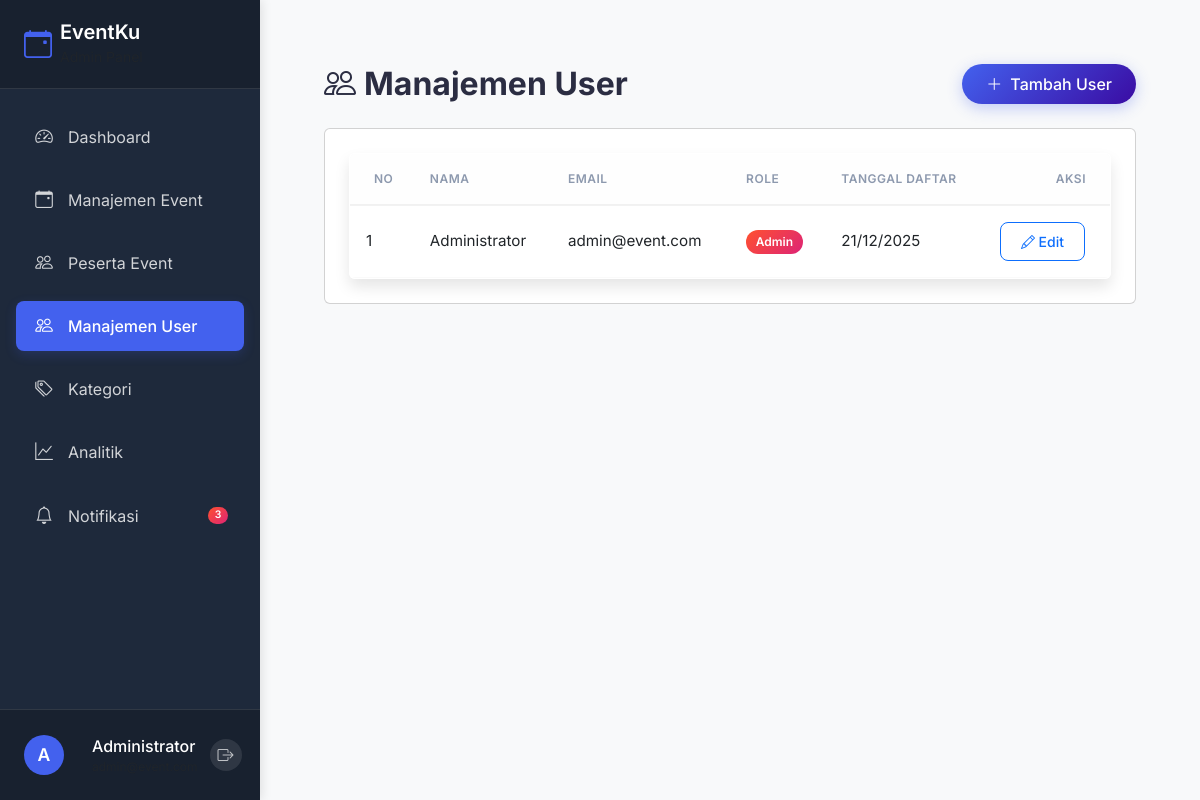
The page /admin/users.php (signed in) on the database its author committed.
### tables this page shows
CREATE TABLE IF NOT EXISTS users (
    id INT AUTO_INCREMENT PRIMARY KEY,
    nama VARCHAR(255) NOT NULL,
    email VARCHAR(255) NOT NULL UNIQUE,
    password VARCHAR(255) NOT NULL,
    avatar VARCHAR(255) NULL,
    role ENUM('admin', 'user') DEFAULT 'user',
    created_at DATETIME DEFAULT CURRENT_TIMESTAMP,
    email_notifications BOOLEAN DEFAULT 1,
    reminder_notifications BOOLEAN DEFAULT 1,
    update_notifications BOOLEAN DEFAULT 1,
    google_access_token TEXT NULL,
    google_refresh_token TEXT NULL,
    google_token_expires_in INT NULL,
    google_token_created INT NULL,
    INDEX idx_email (email),
    INDEX idx_role (role)
);

### config/database.php (called while the page is built, shortened)
<?php
class Database
{
    private $host;
    private $dbname;
    private $username;
    private $password;
    public function __construct()
    {
        $envFile = __DIR__ . '/../.env';
        $this->host = $_ENV['DB_HOST'] ?? 'localhost';
        $this->dbname = $_ENV['DB_NAME'] ?? 'event_management';
        $this->username = $_ENV['DB_USER'] ?? 'root';
        $this->password = $_ENV['DB_PASS'] ?? 'root';
    }
    public function getConnection()
    {
        $this->conn = null;
        try {
            $dsn = "mysql:host=" . $this->host . ";dbname=" . $this->dbname . ";charset=utf8mb4";
            $options = [
                PDO::ATTR_ERRMODE => PDO::ERRMODE_EXCEPTION,
                PDO::ATTR_DEFAULT_FETCH_MODE => PDO::FETCH_ASSOC,
                PDO::ATTR_EMULATE_PREPARES => false
            ];
            $this->conn = new PDO($dsn, $this->username, $this->password, $options);
        } catch (PDOException $e) {
            error_log("Connection Error: " . $e->getMessage());
            throw new Exception("Database connection failed");
        }
        return $this->conn;
    }
}

### modules/users/Auth.php (called while the page is built, shortened)
<?php
require_once __DIR__ . '/../../config/database.php';
require_once __DIR__ . '/../../config/session.php';
class Auth
{
    private $db;
    public function __construct()
    {
        $database = new Database();
        $this->db = $database->getConnection();
    }
    public function isLoggedIn()
    {
        return Session::has('logged_in') && Session::get('logged_in') === true;
    }
    public function isAdmin()
    {
        return $this->isLoggedIn() && Session::get('user_role') === 'admin';
    }
    public function getCurrentUser()
    {
        return [
            'id' => Session::get('user_id'),
            'nama' => Session::get('user_nama'),
            'email' => Session::get('user_email'),
            'role' => Session::get('user_role')
        ];
    }
    public function getAllUsers()
    {
        try {
            $stmt = $this->db->prepare("SELECT id, nama, email, role, created_at FROM users ORDER BY created_at DESC");
            $stmt->execute();
            return $stmt->fetchAll();
        } catch (PDOException $e) {
            error_log("Get All Users Error: " . $e->getMessage());
            return [];
        }
    }
}

### config/session.php (called while the page is built, shortened)
<?php
class Session
{
    public static function get($key, $default = null)
    {
        return $_SESSION[$key] ?? $default;
    }
    public static function has($key)
    {
        return isset($_SESSION[$key]);
    }
}

### public/admin/users.php (the view, shortened to what this page needs)
<?php
require_once __DIR__ . '/../../config/database.php';
require_once __DIR__ . '/../../config/session.php';
require_once __DIR__ . '/../../modules/users/Auth.php';
$auth = new Auth();
$auth->requireAdmin();
$users = $auth->getAllUsers();
?>
<!DOCTYPE html>
<html lang="id">
<head>
    <link href="https://cdn.jsdelivr.net/npm/bootstrap@5.3.0/dist/css/bootstrap.min.css" rel="stylesheet">
    <link rel="stylesheet" href="https://cdn.jsdelivr.net/npm/bootstrap-icons@1.11.0/font/bootstrap-icons.css">
    <link rel="stylesheet" href="../assets/css/admin-modern.css">
</head>
<body>
    <?php include '../includes/sidebar.php'; ?>
    <div class="main-content">
        <div class="container-fluid">
            <div class="d-flex justify-content-between align-items-center mb-4">
                <h2 class="fw-bold mb-0">
                    <i class="bi bi-people me-2"></i>Manajemen User
                </h2>
                <a href="user-create.php" class="btn btn-primary rounded-pill px-4">
                    <i class="bi bi-plus-lg me-2"></i>Tambah User
                </a>
            </div>
            <div class="card">
                <div class="card-body">
                    <?php if (empty($users)): ?>
                        <div class="alert alert-info">
                            Belum ada user yang terdaftar.
                        </div>
                    <?php else: ?>
                        <div class="glass-card table-responsive">
                            <table class="table table-hover">
                                <thead class="bg-light">
                                    <tr>
                                        <th class="ps-4">No</th>
                                        <th>Nama</th>
                                        <th>Email</th>
                                        <th>Role</th>
                                        <th>Tanggal Daftar</th>
                                        <th class="text-end pe-4">Aksi</th>
                                    </tr>
                                </thead>
                                <tbody>
                                    <?php foreach ($users as $index => $user): ?>
                                        <tr>
                                            <td><?= $index + 1 ?></td>
                                            <td><?= htmlspecialchars($user['nama']) ?></td>
                                            <td><?= htmlspecialchars($user['email']) ?></td>
                                            <td>
                                                <span
                                                    class="badge <?= $user['role'] === 'admin' ? 'bg-danger' : 'bg-primary' ?>">
                                                    <?= ucfirst($user['role']) ?>
                                                </span>
                                            </td>
                                            <td><?= date('d/m/Y', strtotime($user['created_at'])) ?></td>
                                            <td>
                                                <div class="btn-group" role="group">
                                                    <a href="user-edit.php?id=<?= $user['id'] ?>"
                                                        class="btn btn-sm btn-outline-primary">
                                                        <i class="bi bi-pencil"></i> Edit
                                                    </a>
                                                </div>
                                            </td>
                                        </tr>
                                    <?php endforeach; ?>
                                </tbody>
                            </table>
                        </div>
                    <?php endif; ?>
                </div>
            </div>
        </div>
    </div>
</body>
</html>

### public/includes/sidebar.php (shortened to what this page needs)
<?php
$currentUser = $auth->getCurrentUser();
$currentPage = basename($_SERVER['PHP_SELF']);
$isAdmin = $auth->isAdmin();
$isLoggedIn = $auth->isLoggedIn();
$basePath = strpos($_SERVER['PHP_SELF'], '/admin/') !== false ? '../' : '';
$userInitial = !empty($currentUser['nama']) ? strtoupper(substr($currentUser['nama'], 0, 1)) : 'U';
$userName = !empty($currentUser['nama']) ? htmlspecialchars($currentUser['nama']) : 'Pengguna';
$userEmail = !empty($currentUser['email']) ? htmlspecialchars($currentUser['email']) : '';
?>
<nav class="sidebar">
    <div class="sidebar-header">
        <div class="d-flex align-items-center">
            <i class="bi bi-calendar-event me-2 sidebar-logo"></i>
            <div>
                <h4 class="mb-0">EventKu</h4>
                <small class="text-muted"><?= $isAdmin ? 'Admin Panel' : 'User Dashboard' ?></small>
            </div>
        </div>
    </div>
    <div class="sidebar-menu">
        <ul class="nav flex-column">
            <?php if ($isAdmin): ?>
                <li class="nav-item">
                    <a href="<?= $basePath ?>admin/dashboard.php" class="nav-link <?= str_contains($currentPage, 'dashboard') ? 'active' : '' ?>" data-bs-toggle="tooltip" data-bs-placement="right" title="Dashboard">
                        <i class="bi bi-speedometer2"></i>
                        <span>Dashboard</span>
                    </a>
                </li>
                <li class="nav-item">
                    <a href="<?= $basePath ?>admin/events.php" class="nav-link <?= str_contains($currentPage, 'events') ? 'active' : '' ?>" data-bs-toggle="tooltip" data-bs-placement="right" title="Manajemen Event">
                        <i class="bi bi-calendar-event"></i>
                        <span>Manajemen Event</span>
                    </a>
                </li>
                <li class="nav-item">
                    <a href="<?= $basePath ?>admin/event-participants.php" class="nav-link <?= str_contains($currentPage, 'participants') ? 'active' : '' ?>" data-bs-toggle="tooltip" data-bs-placement="right" title="Peserta Event">
                        <i class="bi bi-people"></i>
                        <span>Peserta Event</span>
                    </a>
                </li>
                <li class="nav-item">
                    <a href="<?= $basePath ?>admin/users.php" class="nav-link <?= str_contains($currentPage, 'users') ? 'active' : '' ?>" data-bs-toggle="tooltip" data-bs-placement="right" title="Manajemen User">
                        <i class="bi bi-people"></i>
                        <span>Manajemen User</span>
                    </a>
                </li>
                <li class="nav-item">
                    <a href="<?= $basePath ?>admin/categories.php" class="nav-link <?= str_contains($currentPage, 'categor') ? 'active' : '' ?>" data-bs-toggle="tooltip" data-bs-placement="right" title="Manajemen Kategori">
                        <i class="bi bi-tags"></i>
                        <span>Kategori</span>
                    </a>
                </li>
                <li class="nav-item">
                    <a href="<?= $basePath ?>admin/analytics.php" class="nav-link <?= str_contains($currentPage, 'analytics') ? 'active' : '' ?>" data-bs-toggle="tooltip" data-bs-placement="right" title="Analitik & Laporan">
                        <i class="bi bi-graph-up"></i>
                        <span>Analitik</span>
                    </a>
                </li>
                <li class="nav-item">
                    <a href="<?= $basePath ?>admin/notifications.php" class="nav-link <?= str_contains($currentPage, 'notif') ? 'active' : '' ?>" data-bs-toggle="tooltip" data-bs-placement="right" title="Notifikasi">
                        <i class="bi bi-bell"></i>
                        <span>Notifikasi</span>
                        <span class="badge bg-danger rounded-pill ms-auto">3</span>
                    </a>
                </li>
            <?php endif; ?>
        </ul>
    </div>
    <div class="sidebar-footer">
        <?php if ($isLoggedIn): ?>
            <div class="user-info">
                <div class="d-flex align-items-center">
                    <div class="avatar me-3">
                        <?php if (!empty($currentUser['foto'])): ?>
                            <img src="<?= $basePath ?>uploads/avatars/<?= htmlspecialchars($currentUser['foto']) ?>"
                                 class="rounded-circle" width="40" height="40" alt="<?= $userName ?>">
                        <?php else: ?>
                            <div class="avatar-initial"><?= $userInitial ?></div>
                        <?php endif; ?>
                    </div>
                    <div class="user-details">
                        <div class="user-name"><?= $userName ?></div>
                        <small class="user-email text-muted"><?= $userEmail ?></small>
                    </div>
                </div>
                <a href="<?= $basePath ?>logout.php" class="btn-logout">
                    <i class="bi bi-box-arrow-right"></i>
                </a>
            </div>
        <?php endif; ?>
    </div>
</nav>

### public/assets/css/admin-modern.css (style rules this page uses)
:root { --primary-gradient: linear-gradient(135deg, #4361ee 0%, #3a0ca3 100%); --secondary-gradient: linear-gradient(135deg, #7209b7 0%, #560bad 100%); --success-gradient: linear-gradient(135deg, #0cebeb 0%, #20e3b2 100%); --warning-gradient: linear-gradient(135deg, #fccb90 0%, #d57eeb 100%); --danger-gradient: linear-gradient(135deg, #ff512f 0%, #dd2476 100%); --info-gradient: linear-gradient(135deg, #4facfe 0%, #00f2fe 100%); --bg-body: #f0f2f5; --bg-glass: rgba(255, 255, 255, 0.85); --bg-glass-dark: rgba(20, 20, 30, 0.85); --text-primary: #2b2d42; --text-secondary: #8d99ae; --text-light: #ffffff; --shadow-sm: 0 4px 6px rgba(0, 0, 0, 0.05); --shadow-md: 0 8px 15px rgba(0, 0, 0, 0.1); --shadow-lg: 0 15px 35px rgba(0, 0, 0, 0.15); --radius-sm: 8px; --radius-md: 12px; --radius-lg: 16px; --radius-xl: 24px; }
body { background-color: var(--bg-body); font-family: 'Inter', system-ui, -apple-system, sans-serif; color: var(--text-primary); overflow-x: hidden; position: relative; min-height: 100vh; }
body::before, body::after { content: ''; position: fixed; z-index: -1; border-radius: 50%; filter: blur(80px); opacity: 0.6; }
body::before { width: 400px; height: 400px; background: #4361ee; top: -100px; left: -100px; }
body::after { width: 300px; height: 300px; background: #7209b7; bottom: -50px; right: -50px; }
.glass-card { background: var(--bg-glass); backdrop-filter: blur(12px); -webkit-backdrop-filter: blur(12px); border: 1px solid rgba(255, 255, 255, 0.4); box-shadow: var(--shadow-md); border-radius: var(--radius-lg); transition: transform 0.3s ease, box-shadow 0.3s ease; }
.card-body { padding: 1.5rem; }
.table-responsive { border-radius: var(--radius-md); overflow: hidden; }
.table { margin-bottom: 0; --bs-table-bg: transparent; }
.table thead th { background: var(--bg-glass); color: var(--text-secondary); font-weight: 600; text-transform: uppercase; font-size: 0.75rem; letter-spacing: 0.5px; border-bottom: 2px solid rgba(0, 0, 0, 0.05); padding: 1rem; }
.table tbody td { vertical-align: middle; padding: 1rem; border-bottom: 1px solid rgba(0, 0, 0, 0.02); font-size: 0.95rem; }
.btn-primary { background: var(--primary-gradient); border: none; box-shadow: 0 4px 15px rgba(67, 97, 238, 0.3); }
.btn { border-radius: var(--radius-sm); padding: 0.5rem 1.25rem; font-weight: 500; transition: all 0.3s ease; }
.badge { padding: 0.5em 0.8em; border-radius: 50px; font-weight: 600; font-size: 0.75rem; }
.bg-danger { background: var(--danger-gradient) !important; color: white; }
.main-content { margin-left: 260px; padding: 2rem; transition: margin-left 0.3s ease; }

### rows shown on the page
users: nama "A", nama "Administrator", email "admin@event.com", role "Admin", created_at "21/12/2025"
